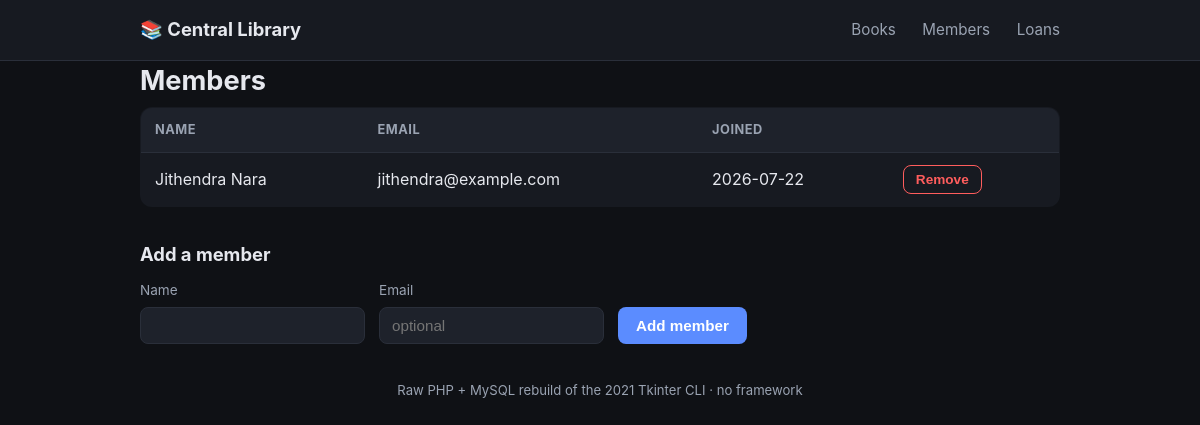
/members, run on the app's committed database.
### tables this page shows
CREATE TABLE IF NOT EXISTS members (
  id          INT UNSIGNED AUTO_INCREMENT PRIMARY KEY,
  name        VARCHAR(255) NOT NULL,
  email       VARCHAR(255) DEFAULT NULL,
  created_at  TIMESTAMP DEFAULT CURRENT_TIMESTAMP,
  UNIQUE KEY uq_members_email (email)
);

### controllers/helpers.php (called while the page is built, shortened)
<?php
function e(?string $v): string
{
    return htmlspecialchars((string) $v, ENT_QUOTES, 'UTF-8');
}
function render(string $view, array $data = [], string $title = 'Central Library'): void
{
    extract($data, EXTR_SKIP);
    require __DIR__ . '/../views/' . $view . '.php';
    require __DIR__ . '/../views/layout.php';
}

### src/Database.php (called while the page is built, shortened)
<?php
final class Database
{
    private static ?PDO $pdo = null;
    public static function pdo(): PDO
    {
        $cfg = require __DIR__ . '/../config.php';
        $db  = $cfg['db'];
        $dsn = sprintf(
            'mysql:host=%s;port=%d;dbname=%s;charset=%s',
            $db['host'],
            $db['port'],
            $db['name'],
            $db['charset']
        );
        self::$pdo = new PDO($dsn, $db['user'], $db['pass'], [
            PDO::ATTR_ERRMODE            => PDO::ERRMODE_EXCEPTION,
            PDO::ATTR_DEFAULT_FETCH_MODE => PDO::FETCH_ASSOC,
            PDO::ATTR_EMULATE_PREPARES   => false,
        ]);
        return self::$pdo;
    }
}

### src/Member.php (called while the page is built, shortened)
<?php
require_once __DIR__ . '/Database.php';
final class Member
{
    public static function all(): array
    {
        $stmt = Database::pdo()->query('SELECT * FROM members ORDER BY name ASC');
        return $stmt->fetchAll();
    }
}

### views/members.php (the view, shortened to what this page needs)
<h1>Members</h1>
<table class="grid">
  <thead>
    <tr><th>Name</th><th>Email</th><th>Joined</th><th></th></tr>
  </thead>
  <tbody>
    <?php foreach ($members as $m): ?>
      <tr>
        <td><?= e($m['name']) ?></td>
        <td><?= e($m['email'] ?? '—') ?></td>
        <td><?= e(substr((string) $m['created_at'], 0, 10)) ?></td>
        <td class="row-actions">
          <form method="post" action="/members/delete" onsubmit="return confirm('Remove this member?')">
            <button type="submit" class="btn-danger">Remove</button>
          </form>
        </td>
      </tr>
    <?php endforeach; ?>
  </tbody>
</table>
<h2>Add a member</h2>
<form class="card-form" method="post" action="/members/create">
  <label>Name <input type="text" name="name" required></label>
  <label>Email <input type="email" name="email" placeholder="optional"></label>
  <button type="submit">Add member</button>
</form>

### public/style.css (style rules this page uses)
:root { --bg: #0f1115; --panel: #171a21; --panel-2: #1e222b; --border: #2a2f3a; --text: #e6e8ee; --muted: #9aa3b2; --accent: #5b8cff; --accent-2: #3ecf8e; --danger: #ff5d5d; --warn: #ffb454; }
* { box-sizing: border-box; }
body { margin: 0; font-family: -apple-system, BlinkMacSystemFont, "Segoe UI", Roboto, Helvetica, Arial, sans-serif; background: var(--bg); color: var(--text); line-height: 1.5; }
h1 { font-size: 1.7rem; margin: 0 0 6px; }
h2 { font-size: 1.15rem; margin: 34px 0 12px; }
.grid { width: 100%; border-collapse: collapse; background: var(--panel); border: 1px solid var(--border); border-radius: 12px; overflow: hidden; }
.grid th, .grid td { padding: 12px 14px; text-align: left; border-bottom: 1px solid var(--border); }
.grid th { background: var(--panel-2); color: var(--muted); font-size: .8rem; text-transform: uppercase; letter-spacing: .04em; }
.grid tr:last-child td { border-bottom: none; }
.row-actions { text-align: right; }
.card-form, .card form { display: flex; gap: 14px; flex-wrap: wrap; align-items: flex-end; }
label { display: flex; flex-direction: column; gap: 6px; font-size: .85rem; color: var(--muted); }
input, select { background: var(--panel-2); border: 1px solid var(--border); color: var(--text); padding: 9px 12px; border-radius: 8px; font-size: .95rem; min-width: 160px; }
button { background: var(--accent); color: #fff; border: none; padding: 10px 18px; border-radius: 8px; font-size: .95rem; font-weight: 600; cursor: pointer; }
.btn-danger { background: transparent; color: var(--danger); border: 1px solid var(--danger); padding: 6px 12px; font-size: .85rem; }

### data on the page
members: name "Jithendra Nara", email "jithendra@example.com", created_at "2026-07-22"
